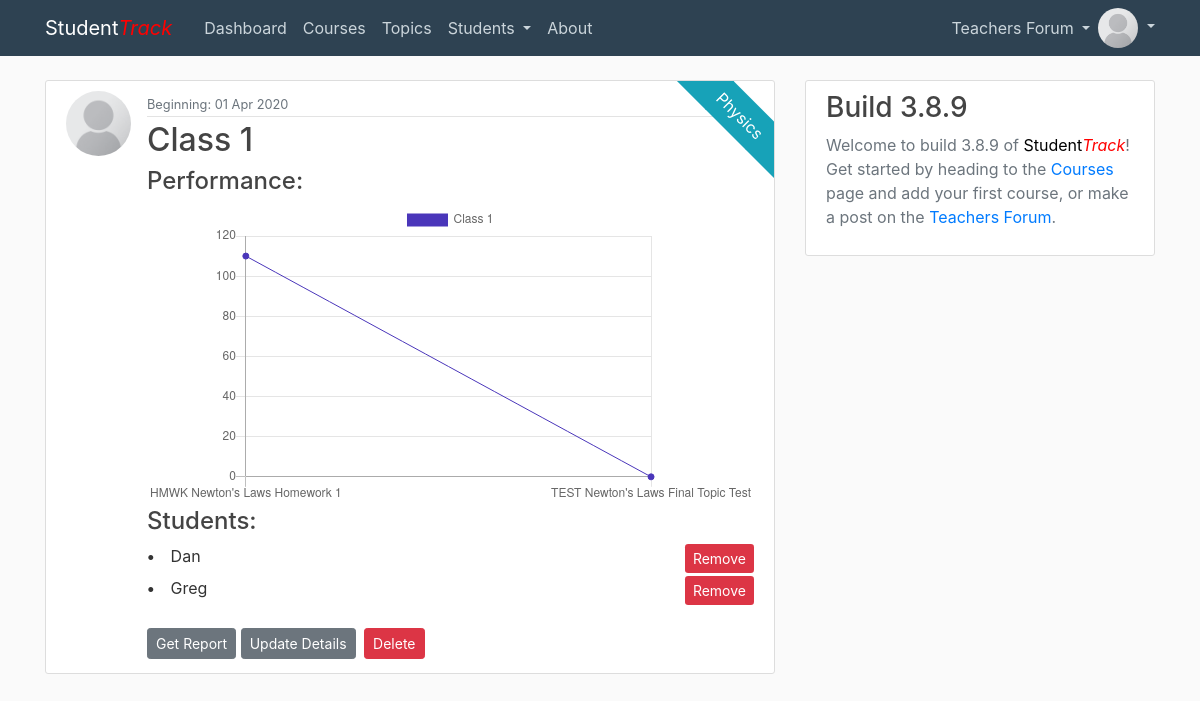
Page /class/1 (signed in) on the earlier database version.
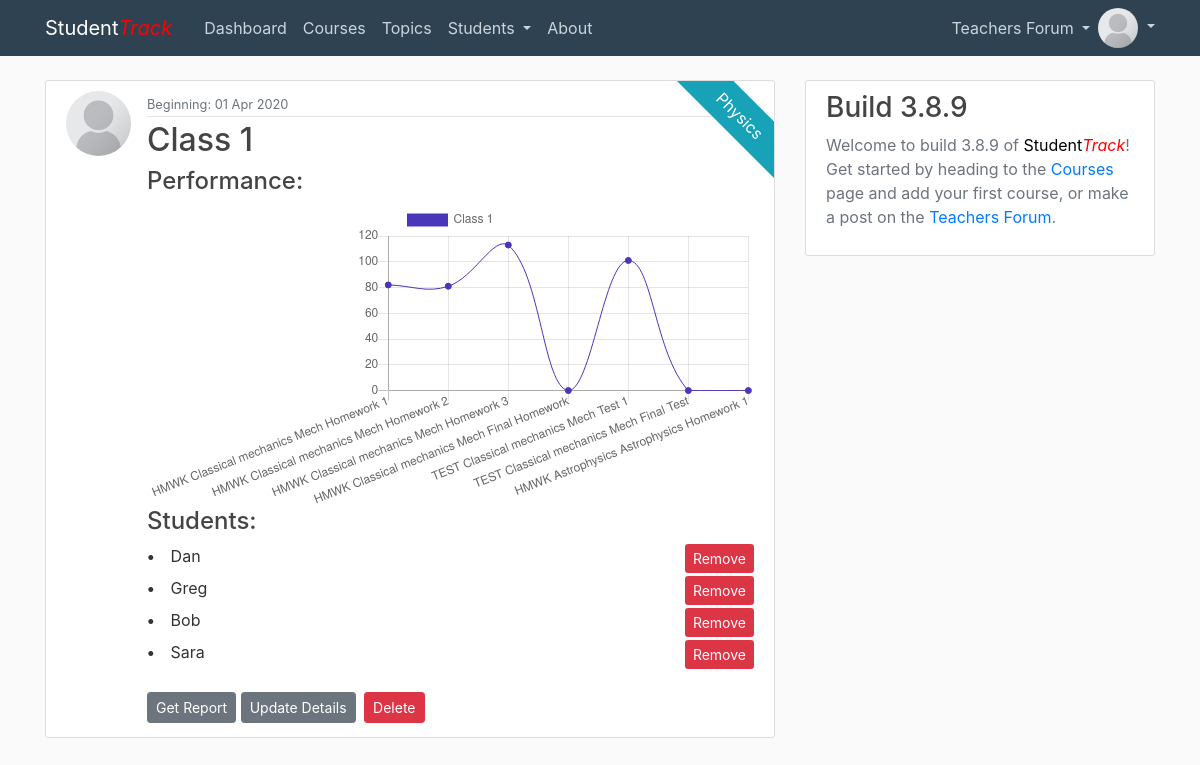
Same page on the later database version.
### projectCode/models.py (models this page shows, shortened)
class User(db.Model, UserMixin):
    id = db.Column(db.Integer, primary_key=True)
    username = db.Column(db.String(20), unique=True, nullable=False)
    email = db.Column(db.String(120), unique=True, nullable=False)
    image_file = db.Column(db.String(20), nullable=False, default='def.png')
    password = db.Column(db.String(60), nullable=False)
    posts = db.relationship('Post', backref='author', lazy=True)
    courses = db.relationship('Course', backref='teacher', lazy=True)
    comments = db.relationship('Comment', backref='commenter', lazy=True)

class Student(db.Model):
    id = db.Column(db.Integer, primary_key=True)
    name = db.Column(db.String(100), nullable=False)
    email = db.Column(db.String(35))
    address = db.Column(db.Text)
    parent_phone = db.Column(db.String(35))
    predicted_grade = db.Column(db.String(35))
    homework_marks = db.relationship('HomeworkMark', backref='student', lazy=True)
    test_marks = db.relationship('TestMark', backref='student', lazy=True)
    exam_marks = db.relationship('ExamMark', backref='student', lazy=True)

### projectCode/routes.py (the view)
@app.route("/class/<int:class_id>")
@login_required
def xclass(class_id):
    xclass = Class.query.get_or_404(class_id)
    if xclass.course.teacher != current_user:
        abort(403)
    classes_perf_per_test = Graph("Avg Classes Performance Over Time", "line")
    courses = db.session.query(Course.id).filter_by(teacher=current_user)
    topics = Topic.query.filter(Topic.course_id.in_(courses)).all()
    classes = Class.query.filter(Class.course_id.in_(courses)).all()
    temp_data = []
    labels = []
    print(xclass.class_name)
    classes_perf_per_test_data = {"label":xclass.class_name, "data":[]}
    for topic in topics:
        for hmwk in topic.homeworks:
            print(hmwk.name)
            labels.append("HMWK "+topic.name+" "+hmwk.name)
            mrks = []
            for student in xclass.students:
                try:
                    mrks.append(HomeworkMark.query.filter_by(homework_id=hmwk.id).filter_by(student_id=student.id).all()[0].mark)
                except IndexError:
                    pass
            c_sum = 0
            c_len = 0
            for mrk in mrks:
                try:
                    c_sum += mrk
                    c_len += 1
                except TypeError:
                    pass
            if c_len:
                avg = c_sum // c_len
                classes_perf_per_test_data["data"].append(avg)
            else:
                classes_perf_per_test_data["data"].append(0)
            mrks = []
        for test in topic.tests:
            print(test.name)
            labels.append("TEST "+topic.name+" "+test.name)
            mrks = []
            for student in xclass.students:
                try:
                    mrks.append(TestMark.query.filter_by(test_id=test.id).filter_by(student_id=student.id).all()[0].mark)
                except IndexError:
                    pass
            c_sum = 0
            c_len = 0
            for mrk in mrks:
                try:
                    c_sum += mrk
                    c_len += 1
                except TypeError:
                    pass
            if c_len:
                avg = c_sum // c_len
                classes_perf_per_test_data["data"].append(avg)
            else:
                classes_perf_per_test_data["data"].append(0)
            mrks = []
    print("\n\n", classes_perf_per_test_data["data"])
    classes_perf_per_test.datasets.append(classes_perf_per_test_data)
    n_labels = []
    for label in labels:
        if not label in n_labels:
            n_labels.append(label)
    classes_perf_per_test.labels = n_labels
    print(n_labels)
    return render_template('single_class.html', title=xclass.class_name, xclass=xclass, class_perf=classes_perf_per_test)

### projectCode/models.py (called while the page is built)
@login_manager.user_loader
def load_user(user_id):
    return User.query.get(int(user_id))

### projectCode/templates/single_class.html (shortened to what this page needs)
{% extends "layout_content.html" %}
{% block content %}
  <article class="media content-section parent">
    <div class="ribbon"><a style="color:white;" href="{{ url_for('courses', course_id=xclass.course.id) }}">{{ xclass.course.name }}</a></div>
    <img class="rounded-circle article-img" src="{{ url_for('static', filename='profile_pics/' + xclass.course.teacher.image_file) }}">
    <div class="media-body">
      <div class="article-metadata">
        <small class="text-muted mr-2">Beginning: {{ xclass.class_starting_date.strftime('%d %b %Y') }}</small>
      </div>
      <h2><a class="article-title" href="{{ url_for('xclass', class_id=xclass.id) }}">{{ xclass.class_name }}</a></h2>
      <h4>Performance:</h4>
      <div id="graph-container">
      </div>
      <h4>Students:</h4>
      {% for student in xclass.students %}
       <div class="pb-2"><b>•</b><li class="d-inline m-3">{{ student.name }}</li><a class="d-inline btn-danger btn-sm" style="float:right;" href="{{ url_for('remove_from_class', student_id=student.id) }}">Remove</a></div>
      {% endfor %}
      <div class="mt-3 mb-0">
        <a class="btn btn-secondary btn-sm mt-1 mb-1" href="{{ url_for('class_report', class_id=xclass.id) }}">Get Report</a>
        <a class="btn btn-secondary btn-sm mt-1 mb-1" href="{{ url_for('update_class', class_id=xclass.id) }}">Update Details</a>
        <button type="button" class="btn btn-danger btn-sm m-1" data-toggle="modal" data-target="#deleteModal">Delete</button>
      </div>
    </div>
  </article>
  <script type="text/javascript">
    // Setting graph to load onload.
    $(document).ready(function() {
      changeChart("performanceGraph", "line",
                 {{ class_perf.labels | safe }},
                 {{ class_perf.datasets | safe }});
    });
  </script>
{% endblock content %}

### projectCode/templates/layout_site_main.html (shortened to what this page needs)
<!DOCTYPE html>
<html>
<head>
    <link rel="stylesheet" href="https://maxcdn.bootstrapcdn.com/bootstrap/4.0.0/css/bootstrap.min.css">
    <link rel="stylesheet" type="text/css" href="{{ url_for('static', filename='css/main.css') }}">
</head>
<body>
    <header class="site-header">
      <nav class="navbar navbar-expand-md navbar-dark bg-steel fixed-top">
        <div class="container">
          <a class="navbar-brand mr-4" href="/">Student<font color="red"><em>Track</em></font></a>
          <div class="collapse navbar-collapse" id="navbarToggle">
            <div class="navbar-nav mr-auto">
              {% if current_user.is_authenticated %}
              <a class="nav-item nav-link" href="{{ url_for('dash') }}">Dashboard</a>
              <a class="nav-item nav-link" href="{{ url_for('courses') }}">Courses</a>
              <a class="nav-item nav-link" href="{{ url_for('topics') }}">Topics</a>
              <li class="nav-item dropdown">
                <a class="nav-link dropdown-toggle" href="#" id="navbarDropdown1" role="button" data-toggle="dropdown" aria-haspopup="true" aria-expanded="false">
                  Students
                </a>
              </li>
              {% else %}
              <a class="nav-item nav-link" href="{{ url_for('home') }}">Forum</a>
              {% endif %}
              <a class="nav-item nav-link" href="{{ url_for('about') }}">About</a>
            </div>
            <div class="navbar-nav">
              {% if current_user.is_authenticated %}
              <li class="nav-item dropdown">
                <a class="nav-link dropdown-toggle" href="#" id="navbarDropdown1" role="button" data-toggle="dropdown" aria-haspopup="true" aria-expanded="false">
                  Teachers Forum
                </a>
              </li>
              <li class="nav-item dropdown">
                <a class="nav-link dropdown-toggle p-0" href="#" id="navbarDropdown1" role="button" data-toggle="dropdown" aria-haspopup="true" aria-expanded="false">
                  <img class="rounded-circle nav-img dropdown-toggle" src="{{ url_for('static', filename='profile_pics/' + current_user.image_file) }}">
                </a>
              </li>
              {% else %}
              <a class="nav-item nav-link" href="{{ url_for('login') }}">Login</a>
              <a class="nav-item nav-link" href="{{ url_for('register') }}">Register</a>
              {% endif %}
            </div>
          </div>
        </div>
      </nav>
    </header>
    {% block sublayout %}{% endblock %}
</body>
</html>

Differences in the rows shown:
changed User: image_file: a different picture
added Student: name "Bob"
added Student: name "Sara"
Other differences:
chart data {{ class_perf.datasets | safe }}: [{'label': 'Class 1', 'data': [110, 0]}] → [{'label': 'Class 1', 'data': [82, 81, 113, 0, 101, 0, 0]}]
